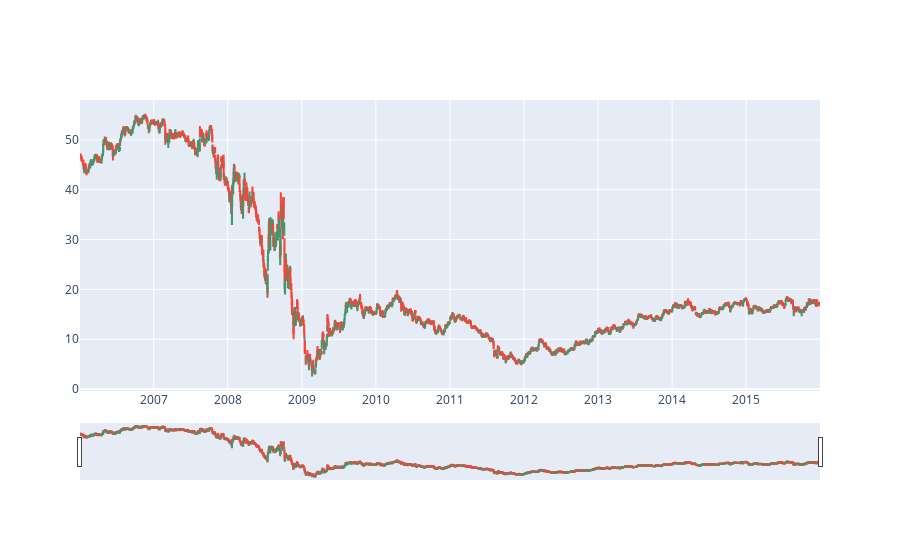

This figure's notebook cell:
### Code cell
fig = go.Figure(data=[go.Candlestick(x=ohlc.index,
                open=ohlc['Open'],
                high=ohlc['High'],
                low=ohlc['Low'],
                close=ohlc['Close'])])
fig.show()
#ohlc.iplot(kind='candle')

### Figure 1 — Plotly figure (JSON) as saved in the notebook; plotly's stock layout.template omitted (floating-point values rounded to 4 significant figures; data arrays with more than 128 entries replaced by an {"elided": "..."} marker saying what was removed)
{"data": [{"close": {"elided": "2517 float values"}, "high": {"elided": "2517 float values"}, "low": {"elided": "2517 float values"}, "open": {"elided": "2517 float values"}, "type": "candlestick", "x": {"elided": "2517 str values"}}], "layout": {}}
